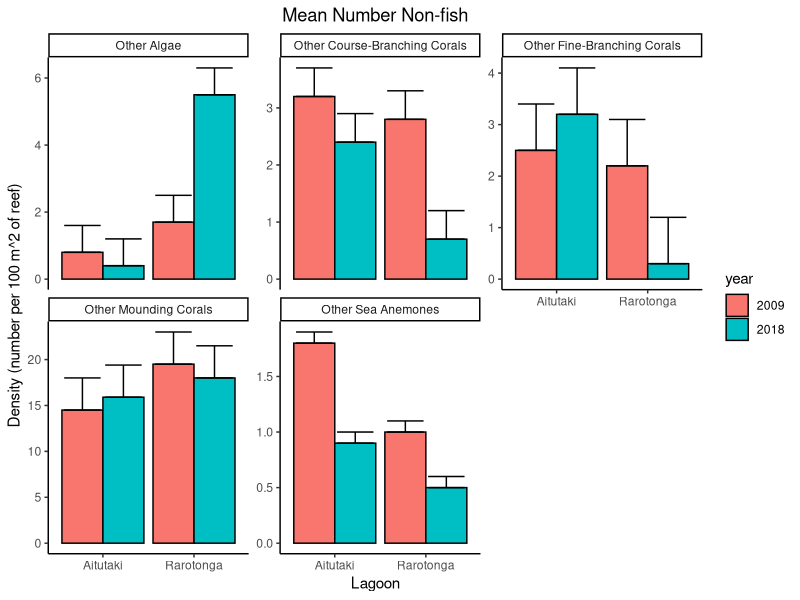

Write the R code that produced this figure.
## ---- chunk 1
knitr::opts_chunk$set(echo = TRUE)

library(tidyverse)
## ---- chunk 2
all_organisms <- read_csv("all_organsims.csv")

nonfish <- all_organisms %>%
  filter(grepl('Other', organism)) %>%
  select(-microhabitat) %>%
  transform(year = as.character(year))

other_plot <- ggplot(nonfish, 
                       aes(fill = year, x = place, y = density)) +
  geom_bar(position = "dodge", stat = "identity", color = "black") +
  geom_errorbar(aes(ymin = density, ymax = density + ci), 
                width=.8, position=position_dodge(.9)) +
  facet_wrap(~organism, scales = "free_y") +
  theme_classic() +
  theme(plot.title = element_text(hjust = 0.5))+
  labs(title = "Mean Number Non-fish", y = "Density (number per 100 m^2 of reef)",
       x = "Lagoon")

other_plot



